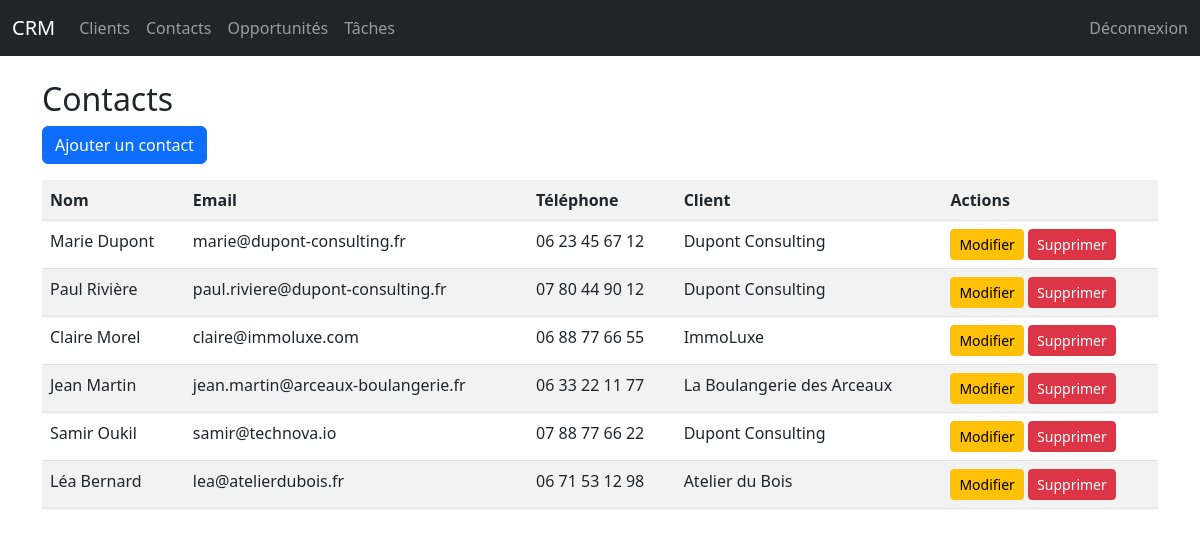
Screenshot of /contacts/ (signed in) with the database file from the repository.
### crm/models.py (models this page shows, shortened)
class Contact(models.Model):
    client = models.ForeignKey(Client, on_delete=models.CASCADE, related_name="contacts")
    name = models.CharField(max_length=200)
    email = models.EmailField(blank=True, null=True)
    phone = models.CharField(max_length=50, blank=True, null=True)

class Client(models.Model):
    name = models.CharField(max_length=200)
    company = models.CharField(max_length=200, blank=True, null=True)
    email = models.EmailField(blank=True, null=True)
    phone = models.CharField(max_length=50, blank=True, null=True)
    created_at = models.DateTimeField(auto_now_add=True)
    owner = models.ForeignKey(User, on_delete=models.CASCADE, related_name="clients")
    is_active = models.BooleanField(default=False)

### crm/views.py (the view)
# urls.py: path("contacts/", views.contacts_list),
@login_required
def contacts_list(request):
    if request.user.is_staff:
        contacts = Contact.objects.all()
    else:
        contacts = Contact.objects.filter(client__owner=request.user)
    return render(request, "crm/contacts_list.html", {"contacts": contacts})

### crm/templates/crm/contacts_list.html
{% extends "base.html" %}
{% block content %}
<h2>Contacts</h2>
<a href="/contacts/add/" class="btn btn-primary mb-3">Ajouter un contact</a>
<table class="table table-striped">
<tr>
    <th>Nom</th>
    <th>Email</th>
    <th>Téléphone</th>
    <th>Client</th>
    <th>Actions</th>
</tr>
{% for c in contacts %}
<tr>
    <td>{{ c.name }}</td>
    <td>{{ c.email }}</td>
    <td>{{ c.phone }}</td>
    <td>{{ c.client.name }}</td>
    <td>
        <a href="/contacts/{{ c.id }}/edit/" class="btn btn-warning btn-sm">Modifier</a>
        <a href="/contacts/{{ c.id }}/delete/" class="btn btn-danger btn-sm">Supprimer</a>
    </td>
</tr>
{% empty %}
<tr>
<td colspan="4">Aucun contact.</td>
</tr>
{% endfor %}
</table>
{% endblock %}

### rows the page displays
Contact: name "Marie Dupont", email "marie@dupont-consulting.fr", phone "06 23 45 67 12", client.name "Dupont Consulting"
Contact: name "Paul Rivière", email "paul.riviere@dupont-consulting.fr", phone "07 80 44 90 12", client.name "Dupont Consulting"
Contact: name "Claire Morel", email "claire@immoluxe.com", phone "06 88 77 66 55", client.name "ImmoLuxe"
Contact: name "Jean Martin", email "jean.martin@arceaux-boulangerie.fr", phone "06 33 22 11 77", client.name "La Boulangerie des Arceaux"
Contact: name "Samir Oukil", email "samir@technova.io", phone "07 88 77 66 22", client.name "Dupont Consulting"
Contact: name "Léa Bernard", email "lea@atelierdubois.fr", phone "06 71 53 12 98", client.name "Atelier du Bois"
